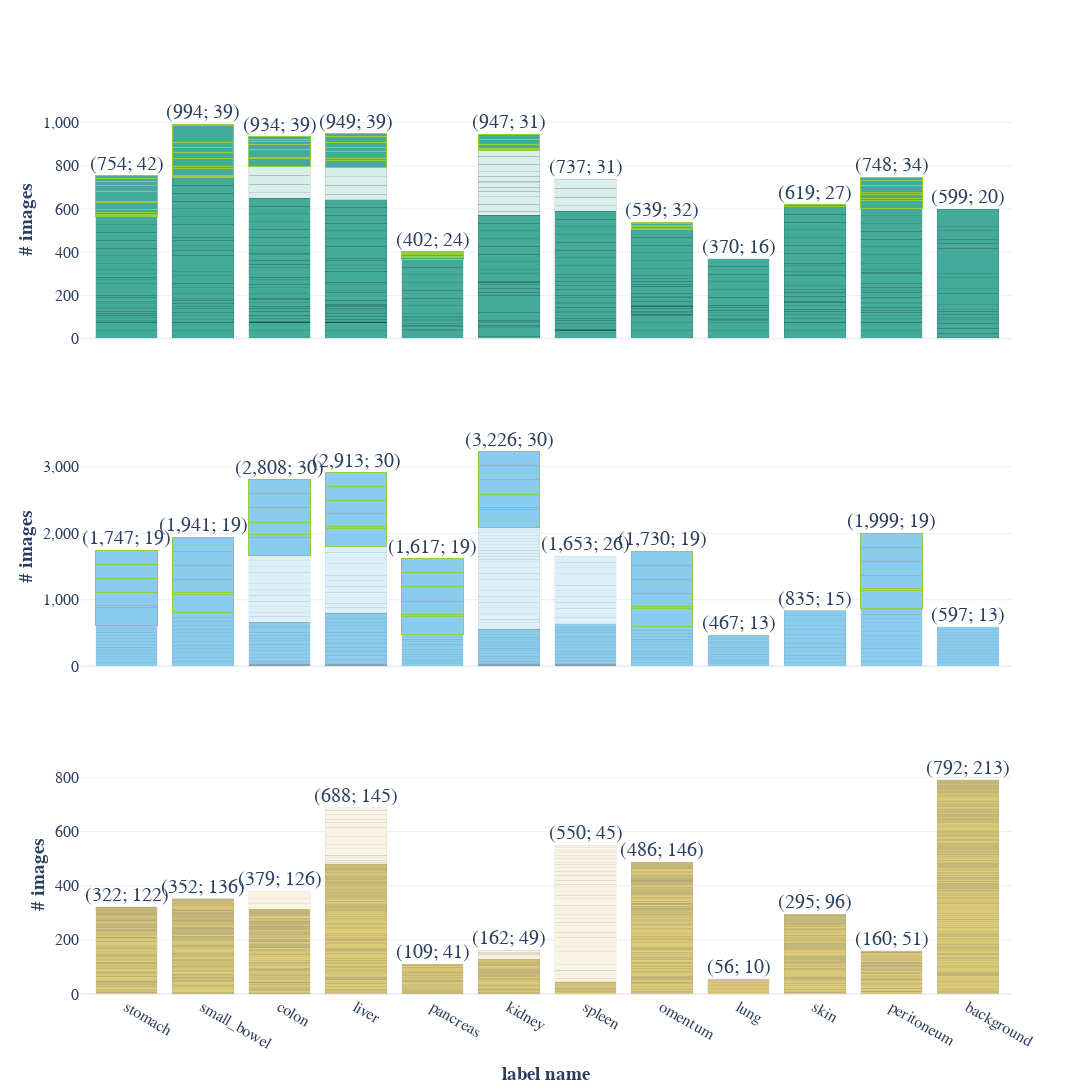

The cell this chart's notebook holds for it:
### Code cell
fig = make_subplots(rows=3, cols=1, shared_xaxes=True)

# Bar plot
for i, species_name in enumerate(df["species_name"].unique()):
    for state in ["physiological", "unclear", "malperfused", "icg"]:
        df_state = df[(df["perfusion_state"] == state) & (df["species_name"] == species_name)]
        for subject_name in df_state["subject_name"].unique():
            df_subject = df_state[df_state["subject_name"] == subject_name]
            df_subject = df_subject.groupby(["label_name"], as_index=False).agg(
                n_images=pd.NamedAgg(column="image_name", aggfunc="nunique")
            )

            kwargs = {
                "marker_line_width": 0.1,
                "marker_line_color": "black" if species_name == "pig" else "gray",
            }
            if state == "icg":
                kwargs["marker_color"] = settings_species.species_colors[species_name]
                kwargs["marker_line_width"] = 1
                kwargs["marker_line_color"] = settings_species.icg_color
            elif state == "malperfused":
                kwargs["marker_color"] = settings_species.species_colors_malperfused[species_name]
            elif state == "physiological":
                kwargs["marker_color"] = settings_species.species_colors[species_name]
            elif state == "unclear":
                kwargs["marker_color"] = settings_species.species_colors[species_name]
            else:
                raise ValueError(f"Unknown state: {state}")

            fig.add_trace(
                go.Bar(
                    x=df_subject["label_name"],
                    y=df_subject["n_images"],
                    name=state,
                    **kwargs,
                ),
                row=i + 1,
                col=1,
            )

# Subject numbers
for i, species_name in enumerate(df["species_name"].unique()):
    df_species = df[df.species_name == species_name]
    df_species = df_species.groupby("label_name", as_index=False).agg(
        n_subjects=pd.NamedAgg(column="subject_name", aggfunc="nunique")
    )
    for _, row_data in df_species.iterrows():
        n_images = df[(df.species_name == species_name) & (df.label_name == row_data["label_name"])][
            "image_name"
        ].nunique()
        fig.add_annotation(
            x=row_data["label_name"],
            y=n_images,
            text=f"({n_images:,}; {row_data['n_subjects']:,})",
            xanchor="center",
            yanchor="bottom",
            xref="x",
            yref="y",
            showarrow=False,
            row=i + 1,
            col=1,
        )

labels = sort_labels(df.label_name.unique())
labels_plotly = [settings_rat.labels_paper_renaming.get(l, l) for l in labels]
fig.update_xaxes(categoryorder="array", categoryarray=labels)

fig.update_layout(barmode="stack")
fig.update_xaxes(title="<b>label name</b>", row=3)
fig.update_yaxes(title="<b># images</b>", title_standoff=5)
fig.update_layout(height=1200, width=1200, template="plotly_white")
fig.update_layout(font_family="Libertinus Sans", font_size=16)
fig.update_layout(showlegend=False)
fig.update_annotations(font=dict(size=20))
fig.update_yaxes(tickformat=",")
fig.write_image(settings_species.paper_dir / "data_statistics.pdf")
fig.show()
